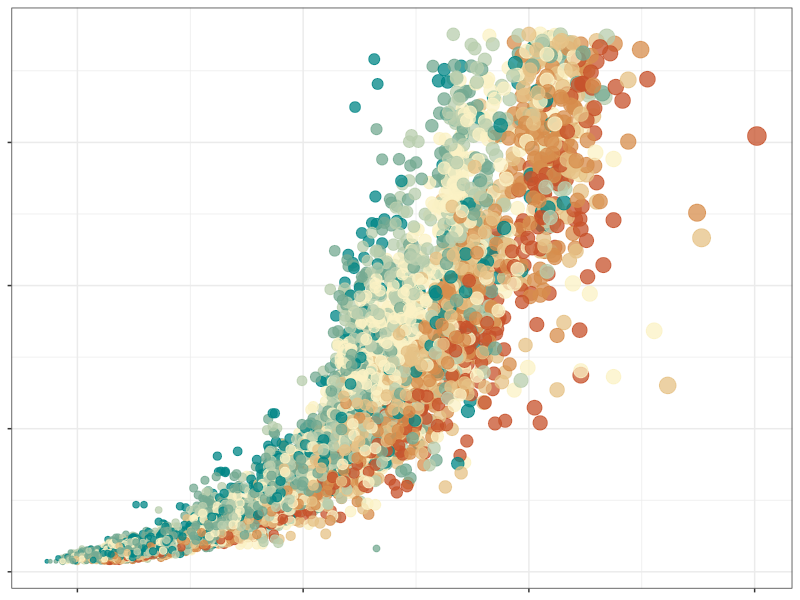
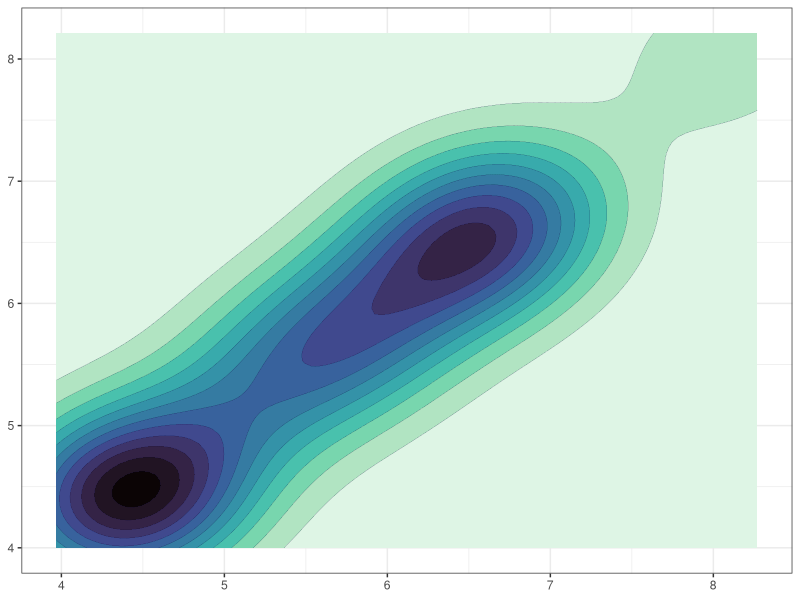
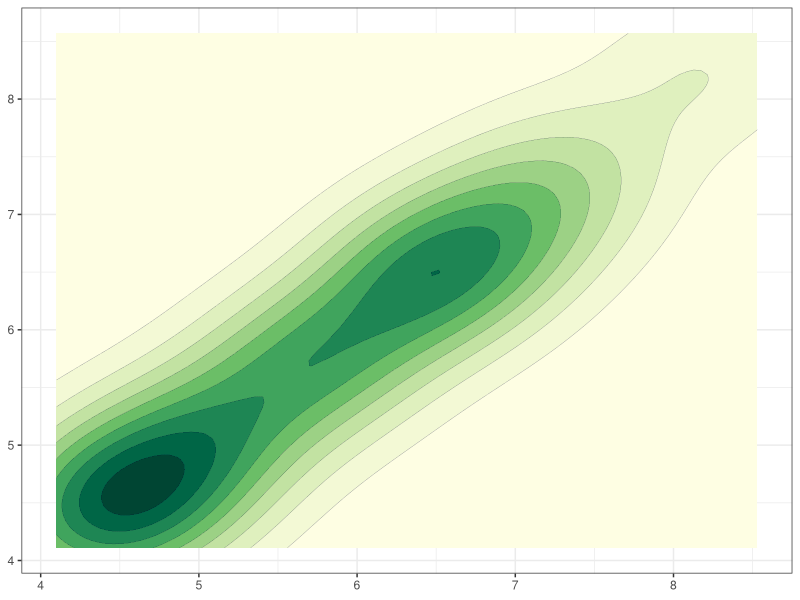
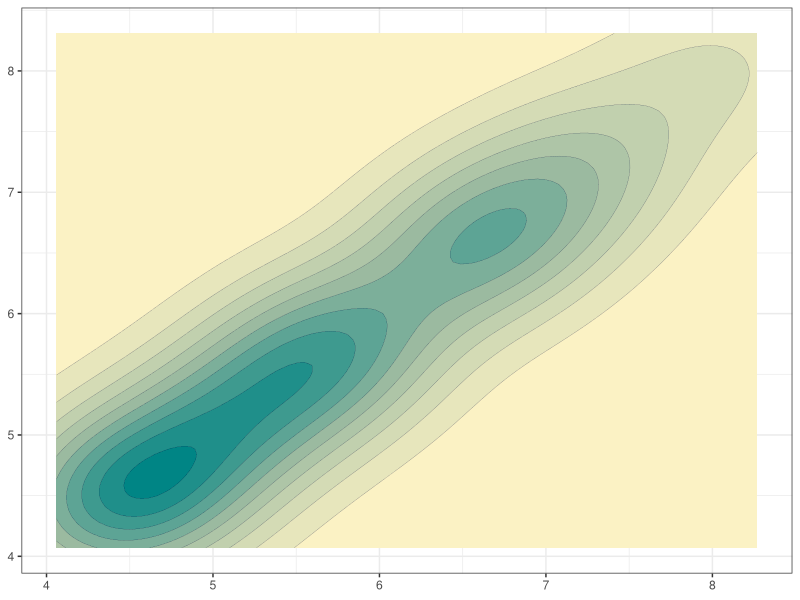
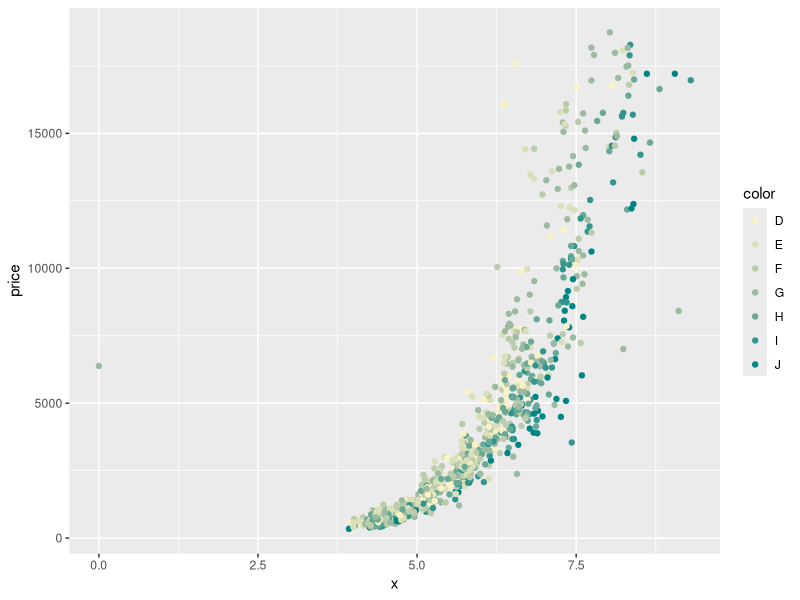
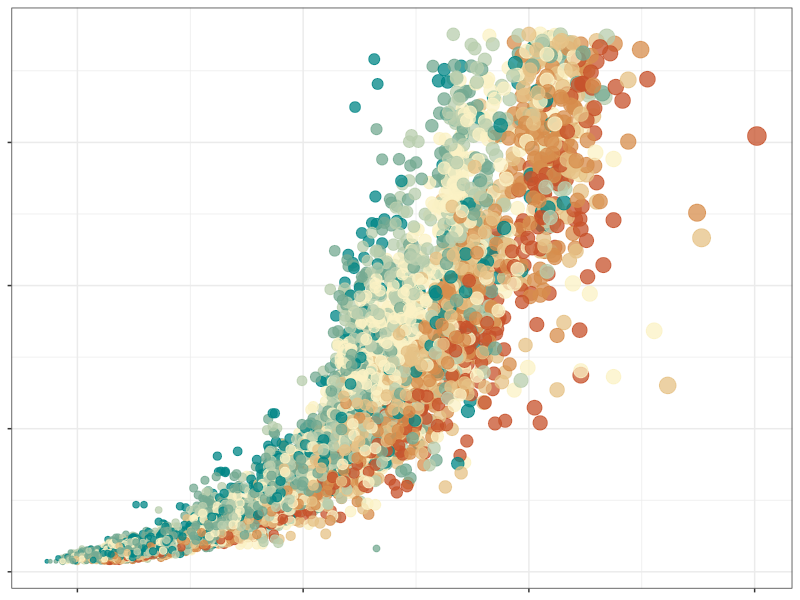

These figures' R source, in order:
# Diamond plot as data science example
# Jeff Oliver
# jcoliver@arizona.edu
# 2025-07-30

library(ggplot2)
library(dplyr)

# Note uses slice_sample, so each plot may differ slightly
diamond_plot <- ggplot(data = diamonds %>% 
         filter(x > 3) %>% # drop rows with x = 0
         slice_sample(n = 10000),
       mapping = aes(x = x, y = price, color = color)) + 
  geom_point(mapping = aes(size = carat), alpha = 0.75) + 
  discrete_scale(aesthetics = "color",
                 palette = \(x) hcl.colors(n = 7, palette = "Geyser")) + 
  theme_bw() +
  theme(legend.position = "none",
        axis.title = element_blank(),
        axis.text = element_blank())
diamond_plot
ggsave(filename = "output/diamonds.png",
       plot = diamond_plot,
       units = "mm",
       width = 148,
       height = 105)

# Earlier attempts with different palettes & variables
ggplot(data = diamonds %>% slice_sample(n = 100), 
       mapping = aes(x = x, y = y)) + 
  geom_density_2d_filled(contour_var = "count") + 
  geom_density_2d(color = "#000033", linewidth = 0.05) + 
  scale_fill_viridis_d(option = "mako", direction = -1) + 
  theme_bw() + 
  theme(legend.position = "none", 
        axis.title = element_blank())

ggplot(data = diamonds %>% slice_sample(n = 100), 
       mapping = aes(x = x, y = y)) + 
  geom_density_2d_filled(contour_var = "count") + 
  geom_density_2d(color = "#000033", linewidth = 0.05) + 
  # discrete_scale(aesthetics = "fill", 
  #                palette = \(x) rev(hcl.colors(x, 'Lajolla'))) +
  discrete_scale(aesthetics = "fill", 
                 palette = \(x) rev(hcl.colors(x, 'YlGn'))) +
  theme_bw() + 
  theme(legend.position = "none", 
        axis.title = element_blank())

# Want a palette based on one half of the Geyser palette
geyser_left <- hcl.colors(n = 5, palette = "Geyser")[1:3]

ggplot(data = diamonds %>% slice_sample(n = 100), 
       mapping = aes(x = x, y = y)) + 
  geom_density_2d_filled(contour_var = "count") + 
  geom_density_2d(color = "#000033", linewidth = 0.05) + 
  discrete_scale(aesthetics = "fill",
                 palette = \(x) rev(colorRampPalette(geyser_left)(x))) +
  theme_bw() + 
  theme(legend.position = "none", 
        axis.title = element_blank())

ggplot(data = diamonds %>% slice_sample(n = 1000),
       mapping = aes(x = x, y = price, color = color)) + 
  geom_point() + 
  discrete_scale(aesthetics = "color",
                 palette = \(x) rev(colorRampPalette(geyser_left)(x)))



